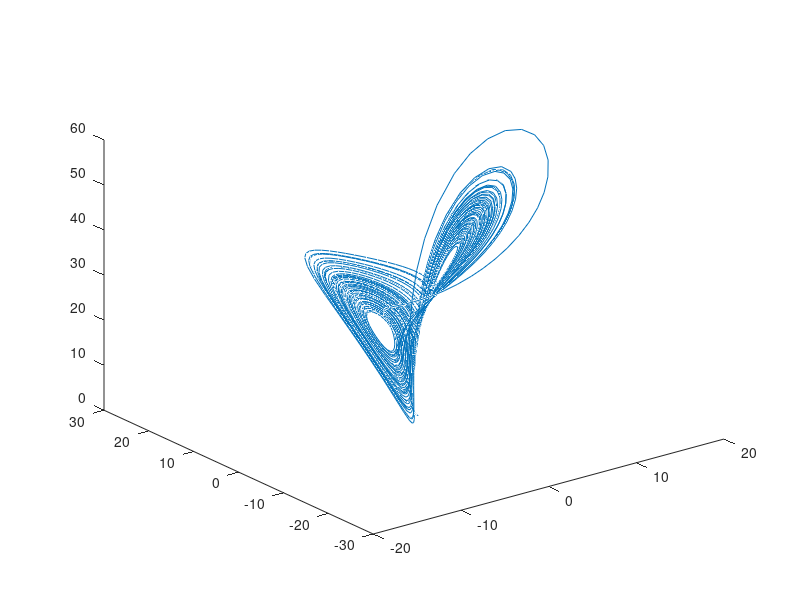
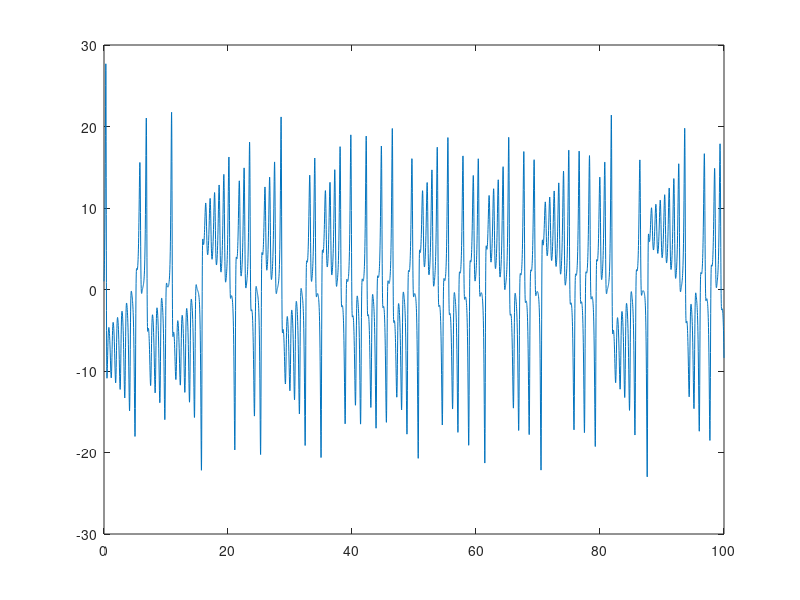

Reproduce these figures in MATLAB, in order.
sigma = 10;
beta = 8/4;
rho = 29;
f = @(t,a) [-sigma*a(1) + sigma*a(2); rho*a(1) - a(2) - a(1)*a(3); -beta*a(3) + a(1)*a(2)];
[t,a] = ode45(f,[0 100],[1 1 1]);     % Runge-Kutta 4th/5th order ODE solver

figure(1)
plot3(a(:,1),a(:,2),a(:,3))

figure(2)
plot(t,a(:,2))


